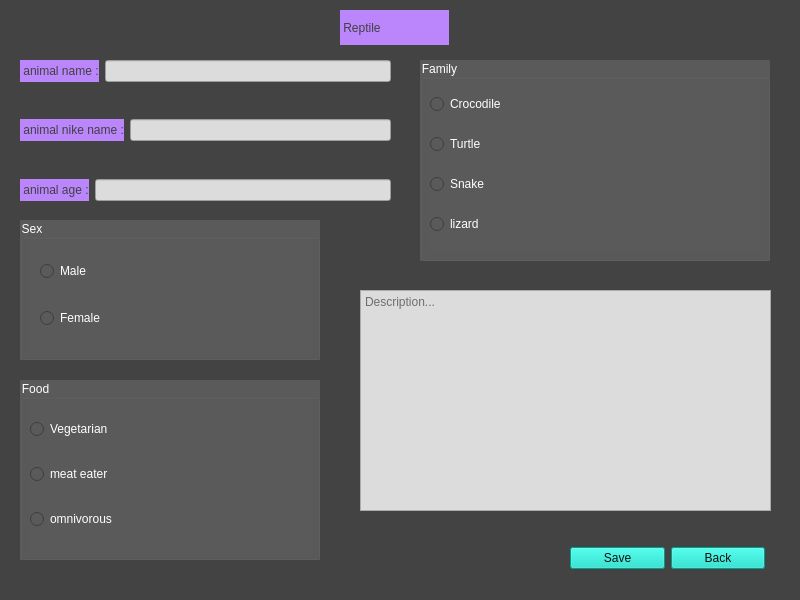
<?xml version="1.0" encoding="UTF-8"?>
<ui version="4.0">
 <class>Reptile</class>
 <widget class="QMainWindow" name="Reptile">
  <property name="geometry">
   <rect>
    <x>0</x>
    <y>0</y>
    <width>800</width>
    <height>600</height>
   </rect>
  </property>
  <property name="minimumSize">
   <size>
    <width>800</width>
    <height>600</height>
   </size>
  </property>
  <property name="maximumSize">
   <size>
    <width>800</width>
    <height>600</height>
   </size>
  </property>
  <property name="windowTitle">
   <string>MainWindow</string>
  </property>
  <property name="styleSheet">
   <string notr="true">background-color: rgb(67, 67, 67);</string>
  </property>
  <widget class="QWidget" name="centralwidget">
   <widget class="QGroupBox" name="groupBox">
    <property name="geometry">
     <rect>
      <x>420</x>
      <y>60</y>
      <width>350</width>
      <height>201</height>
     </rect>
    </property>
    <property name="styleSheet">
     <string notr="true">background-color: rgb(90, 90, 90);
color: rgb(255, 255, 255);</string>
    </property>
    <property name="title">
     <string>Family</string>
    </property>
    <widget class="QWidget" name="layoutWidget">
     <property name="geometry">
      <rect>
       <x>10</x>
       <y>20</y>
       <width>331</width>
       <height>171</height>
      </rect>
     </property>
     <layout class="QVBoxLayout" name="verticalLayout_2">
      <item>
       <widget class="QRadioButton" name="radioButtonCrocodile">
        <property name="text">
         <string>Crocodile</string>
        </property>
       </widget>
      </item>
      <item>
       <widget class="QRadioButton" name="radioButtonTurtle">
        <property name="text">
         <string>Turtle</string>
        </property>
       </widget>
      </item>
      <item>
       <widget class="QRadioButton" name="radioButtonSnake">
        <property name="text">
         <string>Snake</string>
        </property>
       </widget>
      </item>
      <item>
       <widget class="QRadioButton" name="radioButtonLizard">
        <property name="text">
         <string>lizard</string>
        </property>
       </widget>
      </item>
     </layout>
    </widget>
   </widget>
   <widget class="QGroupBox" name="groupBox_2">
    <property name="geometry">
     <rect>
      <x>20</x>
      <y>380</y>
      <width>300</width>
      <height>180</height>
     </rect>
    </property>
    <property name="styleSheet">
     <string notr="true">background-color: rgb(90, 90, 90);
color: rgb(255, 255, 255);</string>
    </property>
    <property name="title">
     <string>Food</string>
    </property>
    <widget class="QWidget" name="layoutWidget">
     <property name="geometry">
      <rect>
       <x>10</x>
       <y>20</y>
       <width>281</width>
       <height>151</height>
      </rect>
     </property>
     <layout class="QVBoxLayout" name="verticalLayout">
      <item>
       <widget class="QRadioButton" name="radioButtonVegetarian">
        <property name="text">
         <string>Vegetarian</string>
        </property>
       </widget>
      </item>
      <item>
       <widget class="QRadioButton" name="radioButtonMeatEater">
        <property name="text">
         <string>meat eater</string>
        </property>
       </widget>
      </item>
      <item>
       <widget class="QRadioButton" name="radioButtonOmnivorous">
        <property name="text">
         <string>omnivorous</string>
        </property>
       </widget>
      </item>
     </layout>
    </widget>
   </widget>
   <widget class="QPlainTextEdit" name="plainTextEdit">
    <property name="geometry">
     <rect>
      <x>360</x>
      <y>290</y>
      <width>411</width>
      <height>221</height>
     </rect>
    </property>
    <property name="styleSheet">
     <string notr="true">font: 75 14pt &quot;Arial&quot;;
background-color: rgb(220, 220, 220);
color: rgb(0, 0, 0);</string>
    </property>
    <property name="placeholderText">
     <string>Description...</string>
    </property>
   </widget>
   <widget class="QWidget" name="layoutWidget">
    <property name="geometry">
     <rect>
      <x>570</x>
      <y>540</y>
      <width>195</width>
      <height>37</height>
     </rect>
    </property>
    <layout class="QHBoxLayout" name="horizontalLayout">
     <item>
      <widget class="QPushButton" name="pushButton">
       <property name="styleSheet">
        <string notr="true">background-color: rgb(3, 218, 197);
font: 75 14pt &quot;Arial&quot;;
color: rgb(15, 15, 15);</string>
       </property>
       <property name="text">
        <string>Save</string>
       </property>
      </widget>
     </item>
     <item>
      <widget class="QPushButton" name="pushButtonBack">
       <property name="styleSheet">
        <string notr="true">background-color: rgb(3, 218, 197);
font: 75 14pt &quot;Arial&quot;;
color: rgb(15, 15, 15);</string>
       </property>
       <property name="text">
        <string>Back</string>
       </property>
      </widget>
     </item>
    </layout>
   </widget>
   <widget class="QLabel" name="label">
    <property name="geometry">
     <rect>
      <x>340</x>
      <y>10</y>
      <width>109</width>
      <height>35</height>
     </rect>
    </property>
    <property name="styleSheet">
     <string notr="true">color: rgb(64, 64, 64);
background-color: rgb(187, 134, 252);
font: 75 18pt &quot;Arial&quot;;</string>
    </property>
    <property name="text">
     <string> Reptile </string>
    </property>
   </widget>
   <widget class="QWidget" name="layoutWidget">
    <property name="geometry">
     <rect>
      <x>20</x>
      <y>60</y>
      <width>371</width>
      <height>141</height>
     </rect>
    </property>
    <layout class="QVBoxLayout" name="verticalLayout_3">
     <item>
      <layout class="QHBoxLayout" name="horizontalLayout_2">
       <item>
        <widget class="QLabel" name="labelName">
         <property name="styleSheet">
          <string notr="true">font: 75 12pt &quot;Arial&quot;;
color: rgb(64, 64, 64);
background-color: rgb(187, 134, 252);</string>
         </property>
         <property name="text">
          <string> animal name :</string>
         </property>
        </widget>
       </item>
       <item>
        <widget class="QLineEdit" name="lineEditName">
         <property name="styleSheet">
          <string notr="true">font: 75 12pt &quot;Arial&quot;;
background-color: rgb(220, 220, 220);
color: rgb(0, 0, 0);</string>
         </property>
        </widget>
       </item>
      </layout>
     </item>
     <item>
      <spacer name="verticalSpacer">
       <property name="orientation">
        <enum>Qt::Vertical</enum>
       </property>
       <property name="sizeHint" stdset="0">
        <size>
         <width>20</width>
         <height>40</height>
        </size>
       </property>
      </spacer>
     </item>
     <item>
      <layout class="QHBoxLayout" name="horizontalLayout_4">
       <item>
        <widget class="QLabel" name="label_4">
         <property name="styleSheet">
          <string notr="true">font: 75 12pt &quot;Arial&quot;;
color: rgb(64, 64, 64);
background-color: rgb(187, 134, 252);</string>
         </property>
         <property name="text">
          <string> animal nike name :</string>
         </property>
        </widget>
       </item>
       <item>
        <widget class="QLineEdit" name="lineEditNikeName">
         <property name="styleSheet">
          <string notr="true">font: 75 12pt &quot;Arial&quot;;
background-color: rgb(220, 220, 220);
color: rgb(0, 0, 0);</string>
         </property>
        </widget>
       </item>
      </layout>
     </item>
     <item>
      <spacer name="verticalSpacer_2">
       <property name="orientation">
        <enum>Qt::Vertical</enum>
       </property>
       <property name="sizeHint" stdset="0">
        <size>
         <width>20</width>
         <height>40</height>
        </size>
       </property>
      </spacer>
     </item>
     <item>
      <layout class="QHBoxLayout" name="horizontalLayout_3">
       <item>
        <widget class="QLabel" name="label_2">
         <property name="styleSheet">
          <string notr="true">font: 75 12pt &quot;Arial&quot;;
color: rgb(64, 64, 64);
background-color: rgb(187, 134, 252);</string>
         </property>
         <property name="text">
          <string> animal age :</string>
         </property>
        </widget>
       </item>
       <item>
        <widget class="QLineEdit" name="lineEditAge">
         <property name="styleSheet">
          <string notr="true">font: 75 12pt &quot;Arial&quot;;
background-color: rgb(220, 220, 220);
color: rgb(0, 0, 0);</string>
         </property>
        </widget>
       </item>
      </layout>
     </item>
    </layout>
   </widget>
   <widget class="QGroupBox" name="groupBox_3">
    <property name="geometry">
     <rect>
      <x>20</x>
      <y>220</y>
      <width>300</width>
      <height>140</height>
     </rect>
    </property>
    <property name="styleSheet">
     <string notr="true">background-color: rgb(90, 90, 90);
color: rgb(255, 255, 255);</string>
    </property>
    <property name="title">
     <string>Sex</string>
    </property>
    <widget class="QWidget" name="">
     <property name="geometry">
      <rect>
       <x>10</x>
       <y>20</y>
       <width>281</width>
       <height>111</height>
      </rect>
     </property>
     <layout class="QVBoxLayout" name="verticalLayout_4">
      <property name="leftMargin">
       <number>10</number>
      </property>
      <item>
       <widget class="QRadioButton" name="radioButtonMale">
        <property name="text">
         <string>Male</string>
        </property>
       </widget>
      </item>
      <item>
       <widget class="QRadioButton" name="radioButtonFemale">
        <property name="text">
         <string>Female</string>
        </property>
       </widget>
      </item>
     </layout>
    </widget>
   </widget>
  </widget>
  <widget class="QMenuBar" name="menubar">
   <property name="geometry">
    <rect>
     <x>0</x>
     <y>0</y>
     <width>800</width>
     <height>26</height>
    </rect>
   </property>
  </widget>
  <widget class="QStatusBar" name="statusbar"/>
 </widget>
 <resources/>
 <connections/>
</ui>
